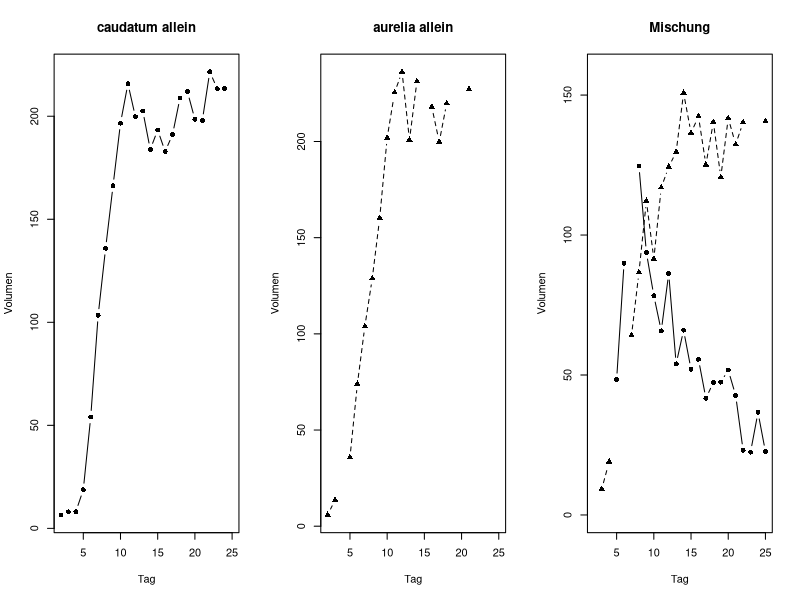
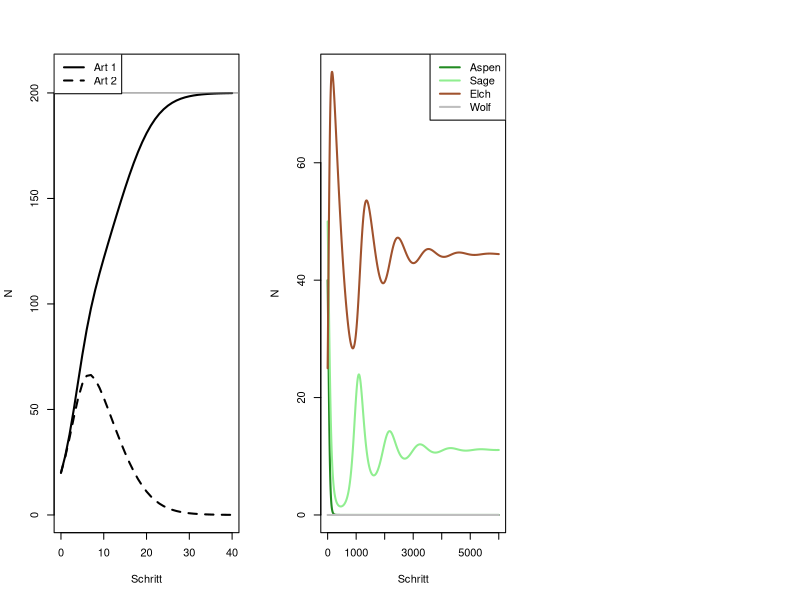

Recreate these plots in R, in order.
## ---- chunk 1
# Daten laden
pcaudatum <- read.csv("data/paramecium_caudatum_alone.csv")
paurelia <- read.csv("data/paramecium_aurelia_alone.csv")
mix <- read.csv("data/paramecium_competition.csv")

# Daten darstellen
par(mfrow = c(1, 3)) # um drei Graphen nebeneinander zu haben

# Graph 1)
plot(x = pcaudatum$day, # x-Achse
     y = pcaudatum$volume, # y-Achse
     type = "b", pch = 16, lty = 1, # Art des Graphen - durchgezogene Linie und Punkte
     main = "caudatum allein", xlab = "Tag", ylab = "Volumen") # Achsen- und Titelbeschriftung

# Graph 2)
plot(x = paurelia$day, 
     y = paurelia$volume, 
     type = "b", pch = 17, lty = 2, # Art des Graphen - gestrichelte Linie und Dreiecke
     main = "aurelia allein", xlab = "Tag", ylab = "Volumen")

# Graph 3)
ymax <- max(mix$caudatum, mix$aurelia, na.rm = TRUE) # maximaler erwarteter Wert um die y-Achse zu skalieren
plot(x = mix$day, 
     y = mix$caudatum, 
     type = "b", pch = 16, ylim = c(0, ymax * 1.05),
     main = "Mischung", xlab = "Tag", ylab = "Volumen")
# zusätzliche Linie für Paramecium aurelia
lines(x = mix$day, 
      y = mix$aurelia, 
      type = "b", pch = 17, lty = 2)

## ---- chunk 2
# Funktion um schrittweise die Populationsgrössen zu ermitteln 
next_comp <- function(N1, N2, r1, r2, K1, K2, a12, a21) { # Argumente, die die Funktion braucht, um die gewünschten Schritte durchzuführen
  
  d1 <- r1 * N1 * (1 - (N1 + a12 * N2) / K1) # Differenz in Populationsgrösse der Art 1 von Zeitpunkt t zu t+1
  d2 <- r2 * N2 * (1 - (N2 + a21 * N1) / K2) # Differenz in Populationsgrösse der Art 2 von Zeitpunkt t zu t+1
  
  c(N1 = max(N1 + d1, 0), N2 = max(N2 + d2, 0)) # Veränderung der Populationsgrössen (nie negativ)
}
## ---- chunk 3
# Variabeln und Parameter
T <- 40
N1 <- numeric(T + 1)
N2 <- numeric(T + 1)
N1[1] <- 20     # F3) Anfangsgrösse - ändern!
N2[1] <- 20     # F3) Anfangsgrösse - ändern!
r1 <- 0.5        
r2 <- 0.5
K1 <- 200        
K2 <- 200
a12 <- 1    # F2) Konkurrenzkoeffizient - ändern!
a21 <- 1.5    # F2) Konkurrenzkoeffizient - ändern!

# Schlaufe, die Zeitschritte wiederholt
for (t in 1:T) {
  N1[t + 1] <- next_comp(N1[t], N2[t], r1, r2, K1, K2, a12, a21)[1]
  N2[t + 1] <- next_comp(N1[t], N2[t], r1, r2, K1, K2, a12, a21)[2]
}

# Graph der Daten
plot(0:T, 
     N1,
  type = "l", lwd = 2, lty = 1, # Art des Graphen - dicke durchgezogene Linie
  xlab = "Schritt", ylab = "N",
  ylim = c(0, max(N1, K1) * 1.05)
)
lines(0:T, 
      N2, 
      type = "l", lwd = 2, lty = 2) # Art des Graphen - dicke gestrichelte Linie
# horizontale Linie, um die Tragfähigkeit (Populationsdeckel) hervorzuheben
abline(h = K1, col = "grey50", lty = 1) 
# Legende in einer kleinen Box
legend("topleft", c("Art 1", "Art 2"), lty = 1:2, lwd = 2, bty = "y")

## ---- chunk 4
# Funktion um schrittweise die Populationsgrössen zu ermitteln
next_web <- function(X, rA, rS, K, aAS, aSA, a_elk_aspen, a_elk_sage, eE, mE, a_wolf_elk, eW, mW) {
  A <- X["Aspen"]; S <- X["Sage"]; E <- X["Elch"]; W <- X["Wolf"] # hier speichern wir alle Populationsgrössen in einer Matrix (x) ab; sehen Sie unten, wie diese konstruiert wird
  dA <- rA * A * (1 - (A + aAS * S) / K) - a_elk_aspen * A * E
  dS <- rS * S * (1 - (S + aSA * A) / K) - a_elk_sage * S * E
  dE <- (eE * (a_elk_aspen * A + a_elk_sage * S) * E - mE * E - a_wolf_elk * E * W)
  dW <- eW * a_wolf_elk * E * W - mW * W
  c(Aspen = max(A + dA, 0), Sage = max(S + dS, 0),
    Elch = max(E + dE, 0), Wolf = max(W + dW, 0))
}

# Variabeln und Parameter
T = 6000
X <- matrix(0, T + 1, 4, dimnames = list(NULL, c("Aspen", "Sage", "Elch", "Wolf")))
X[1, ] <- c(Aspen = 40, Sage = 50, Elch = 25, Wolf = 0) # F6) Anfangsgrössen - ändern!
rA = 0.024
rS = 0.020
K = 100
aAS = 0.55
aSA = 0.70
a_elk_aspen = 0.0007
a_elk_sage = 0.0004
eE = 0.45
mE = 0.002
a_wolf_elk = 0.0008
eW = 0.40
mW = 0.006

# Schlaufe um Zeitschritte zu wiederholen
for (t in 1:T){
    
    X[t + 1, ] <- next_web(X[t, ], rA, rS, K, aAS, aSA, a_elk_aspen, a_elk_sage, eE, mE, a_wolf_elk, eW, mW)
    
} 

# Graph für die Simulationsresultate
plot(
  0:T, X[,"Aspen"],
  type = "l", lwd = 2,
  xlab = "Schritt", ylab = "N",
  col = "forestgreen", 
  ylim = c(0, max(X))
)
lines(0:T, X[,"Sage"], 
      type = "l", lwd = 2, col = "palegreen2")
lines(0:T, X[,"Elch"], 
      type = "l", lwd = 2, col = "sienna")
lines(0:T, X[,"Wolf"], 
      type = "l", lwd = 2, col = "grey")
legend("topright", c("Aspen", "Sage", "Elch", "Wolf"), lwd = 2, col = c("forestgreen", "palegreen2","sienna", "grey" ))
